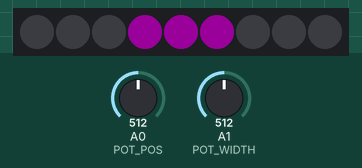
The sketch below on a simulated Arduino Uno, built with avr-gcc and run on an emulated ATmega328P. On the bench: 9 RGB LEDs in strip order, left to right. The inputs (shaded band) are chosen by the test bench; at power-on: A0 (POT_POS) = 512, A1 (POT_WIDTH) = 512. Dim RGB values are drawn brighter than linear.

Above: at 1.2 s.
1.3 s: A0 (POT_POS) set to 340
At 2.0 s:
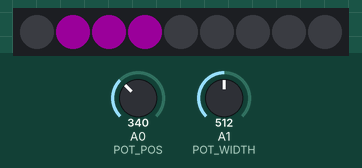
2.8 s: A1 (POT_WIDTH) set to 340
At 3.1 s:
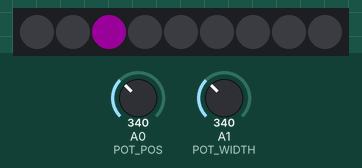
4.3 s: A0 (POT_POS) set to 511
At 5.4 s:
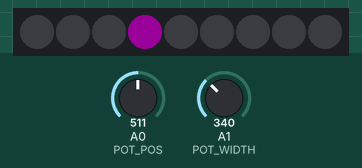
5.8 s: A1 (POT_WIDTH) set to 360
At 6.5 s:
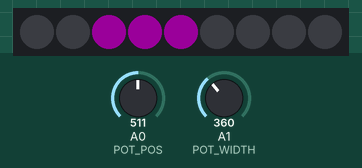
7.3 s: A0 (POT_POS) set to 710
At 7.7 s:
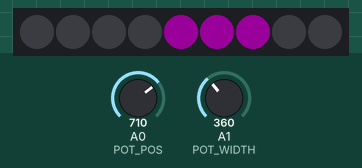
8.8 s: A1 (POT_WIDTH) set to 306
At 10.0 s:
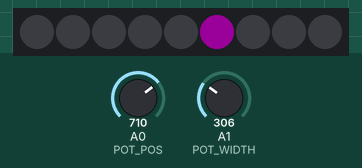
Timing chart, 0 to 11.3 s (numbered marks = the images above; inputs shaded):
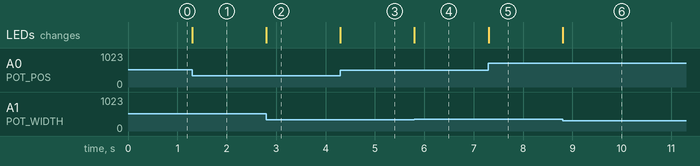

Measured:
- after the input at 1.3 s, the LEDs: change at once (image 1)
- after the input at 2.8 s, the LEDs: change at once (image 2)
- after the input at 4.3 s, the LEDs: change at once (image 3)
- after the input at 5.8 s, the LEDs: change at once (image 4)
- after the input at 7.3 s, the LEDs: change at once (image 5)
- after the input at 8.8 s, the LEDs: change at once (image 6)

The sketch:

Neopixel_Project__medium_.ino
```cpp
#include <Adafruit_NeoPixel.h>

#define LED_PIN    7
#define LED_COUNT  9
#define POT_POS    A0
#define POT_WIDTH  A1

Adafruit_NeoPixel strip(LED_COUNT, LED_PIN, NEO_GRB + NEO_KHZ800);

void setup() {
  strip.begin();
  strip.show();
  uint32_t pink = strip.Color(204, 0, 204);
  strip.setBrightness(32);
}

void loop() {
  int potPos = analogRead(POT_POS);
  int potWidth = analogRead(POT_WIDTH);


  int centerIndex = map(potPos, 0, 1023, 0, LED_COUNT - 1);


  int width;
  if (potWidth <= 350) {
    width = 1;
  } else if (potWidth <= 700) {
    width = 3;
  } else {
    width = 5;
  }


  strip.clear();


  int half = width / 2;
  for (int i = -half; i <= half; i++) {
    int idx = centerIndex + i;
    if (idx >= 0 && idx < LED_COUNT) {
      strip.setPixelColor(idx, strip.Color(204, 0, 204));
    }
  }

  strip.show();
}
```
